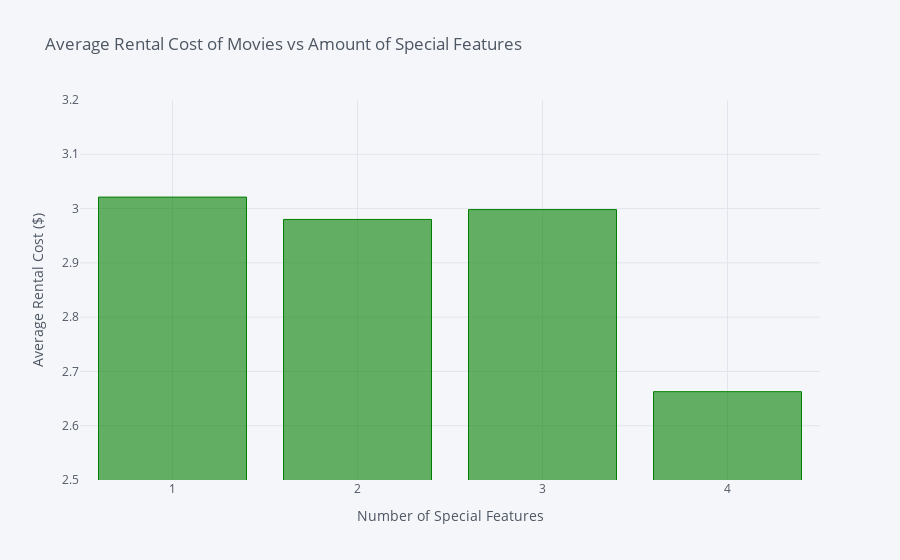

The notebook cell this image was saved under:
### Code cell
by_spec_feature.iplot(kind='bar',title='Average Rental Cost of Movies vs Amount of Special Features',xTitle='Number of Special Features',yTitle='Average Rental Cost ($)',yaxis_range=[2.5,3.2],xaxis_tickvals=[1,2,3,4],color='green')

### Figure 1 — Plotly figure (JSON) as saved in the notebook; plotly's stock layout.template omitted (floating-point values rounded to 4 significant figures)
{"data": [{"marker": {"color": "rgba(0, 128, 0, 0.6)", "line": {"color": "rgba(0, 128, 0, 1.0)", "width": 1}}, "name": "Rental Cost", "orientation": "v", "text": "", "type": "bar", "x": [1, 2, 3, 4], "y": [3.021, 2.98, 2.998, 2.663]}], "layout": {"legend": {"bgcolor": "#F5F6F9", "font": {"color": "#4D5663"}}, "paper_bgcolor": "#F5F6F9", "plot_bgcolor": "#F5F6F9", "title": {"font": {"color": "#4D5663"}, "text": "Average Rental Cost of Movies vs Amount of Special Features"}, "xaxis": {"gridcolor": "#E1E5ED", "showgrid": true, "tickfont": {"color": "#4D5663"}, "tickvals": [1, 2, 3, 4], "title": {"font": {"color": "#4D5663"}, "text": "Number of Special Features"}, "zerolinecolor": "#E1E5ED"}, "yaxis": {"gridcolor": "#E1E5ED", "range": [2.5, 3.2], "showgrid": true, "tickfont": {"color": "#4D5663"}, "title": {"font": {"color": "#4D5663"}, "text": "Average Rental Cost ($)"}, "zerolinecolor": "#E1E5ED"}}}
